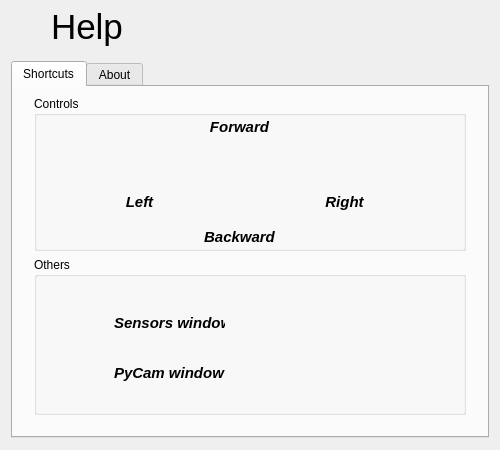
<?xml version="1.0" encoding="UTF-8"?>
<ui version="4.0">
 <class>Dialog</class>
 <widget class="QDialog" name="Dialog">
  <property name="geometry">
   <rect>
    <x>0</x>
    <y>0</y>
    <width>500</width>
    <height>450</height>
   </rect>
  </property>
  <property name="minimumSize">
   <size>
    <width>500</width>
    <height>450</height>
   </size>
  </property>
  <property name="maximumSize">
   <size>
    <width>500</width>
    <height>450</height>
   </size>
  </property>
  <property name="windowTitle">
   <string>Help</string>
  </property>
  <layout class="QGridLayout" name="gridLayout">
   <property name="topMargin">
    <number>7</number>
   </property>
   <property name="bottomMargin">
    <number>12</number>
   </property>
   <property name="verticalSpacing">
    <number>4</number>
   </property>
   <item row="0" column="0">
    <layout class="QHBoxLayout" name="horizontalLayout">
     <item>
      <widget class="QLabel" name="label">
       <property name="maximumSize">
        <size>
         <width>40</width>
         <height>40</height>
        </size>
       </property>
       <property name="font">
        <font>
         <pointsize>26</pointsize>
        </font>
       </property>
       <property name="text">
        <string/>
       </property>
       <property name="pixmap">
        <pixmap resource="resources.qrc">:/resources/img/resources/img/ButtonInfo-01.png</pixmap>
       </property>
       <property name="scaledContents">
        <bool>true</bool>
       </property>
      </widget>
     </item>
     <item>
      <widget class="QLabel" name="label_2">
       <property name="font">
        <font>
         <pointsize>26</pointsize>
        </font>
       </property>
       <property name="text">
        <string>Help</string>
       </property>
      </widget>
     </item>
    </layout>
   </item>
   <item row="1" column="0">
    <spacer name="verticalSpacer">
     <property name="orientation">
      <enum>Qt::Vertical</enum>
     </property>
     <property name="sizeType">
      <enum>QSizePolicy::Minimum</enum>
     </property>
     <property name="sizeHint" stdset="0">
      <size>
       <width>20</width>
       <height>10</height>
      </size>
     </property>
    </spacer>
   </item>
   <item row="2" column="0">
    <widget class="QTabWidget" name="tabWidget">
     <property name="currentIndex">
      <number>0</number>
     </property>
     <widget class="QWidget" name="tab_4">
      <attribute name="title">
       <string>Shortcuts</string>
      </attribute>
      <layout class="QGridLayout" name="gridLayout_2">
       <property name="leftMargin">
        <number>21</number>
       </property>
       <property name="rightMargin">
        <number>21</number>
       </property>
       <property name="bottomMargin">
        <number>21</number>
       </property>
       <item row="0" column="0">
        <widget class="QGroupBox" name="groupBox">
         <property name="minimumSize">
          <size>
           <width>0</width>
           <height>0</height>
          </size>
         </property>
         <property name="maximumSize">
          <size>
           <width>16777215</width>
           <height>155</height>
          </size>
         </property>
         <property name="title">
          <string>Controls</string>
         </property>
         <widget class="QLabel" name="label_9">
          <property name="geometry">
           <rect>
            <x>280</x>
            <y>90</y>
            <width>61</width>
            <height>31</height>
           </rect>
          </property>
          <property name="font">
           <font>
            <pointsize>11</pointsize>
            <weight>75</weight>
            <italic>true</italic>
            <bold>true</bold>
           </font>
          </property>
          <property name="text">
           <string>Right</string>
          </property>
          <property name="alignment">
           <set>Qt::AlignCenter</set>
          </property>
         </widget>
         <widget class="QLabel" name="label_6">
          <property name="geometry">
           <rect>
            <x>180</x>
            <y>80</y>
            <width>50</width>
            <height>50</height>
           </rect>
          </property>
          <property name="maximumSize">
           <size>
            <width>16777215</width>
            <height>16777215</height>
           </size>
          </property>
          <property name="text">
           <string/>
          </property>
          <property name="pixmap">
           <pixmap resource="resources.qrc">:/resources/img/resources/img/Keys/bas.png</pixmap>
          </property>
          <property name="scaledContents">
           <bool>true</bool>
          </property>
         </widget>
         <widget class="QLabel" name="label_3">
          <property name="geometry">
           <rect>
            <x>160</x>
            <y>20</y>
            <width>91</width>
            <height>21</height>
           </rect>
          </property>
          <property name="font">
           <font>
            <pointsize>11</pointsize>
            <weight>75</weight>
            <italic>true</italic>
            <bold>true</bold>
           </font>
          </property>
          <property name="text">
           <string>Forward</string>
          </property>
          <property name="alignment">
           <set>Qt::AlignCenter</set>
          </property>
         </widget>
         <widget class="QLabel" name="label_10">
          <property name="geometry">
           <rect>
            <x>80</x>
            <y>90</y>
            <width>51</width>
            <height>31</height>
           </rect>
          </property>
          <property name="font">
           <font>
            <pointsize>11</pointsize>
            <weight>75</weight>
            <italic>true</italic>
            <bold>true</bold>
           </font>
          </property>
          <property name="text">
           <string>Left</string>
          </property>
          <property name="alignment">
           <set>Qt::AlignCenter</set>
          </property>
         </widget>
         <widget class="QLabel" name="label_4">
          <property name="geometry">
           <rect>
            <x>180</x>
            <y>40</y>
            <width>50</width>
            <height>50</height>
           </rect>
          </property>
          <property name="maximumSize">
           <size>
            <width>16777215</width>
            <height>16777215</height>
           </size>
          </property>
          <property name="text">
           <string/>
          </property>
          <property name="pixmap">
           <pixmap resource="resources.qrc">:/resources/img/resources/img/Keys/haut.png</pixmap>
          </property>
          <property name="scaledContents">
           <bool>true</bool>
          </property>
         </widget>
         <widget class="QLabel" name="label_8">
          <property name="geometry">
           <rect>
            <x>130</x>
            <y>80</y>
            <width>50</width>
            <height>50</height>
           </rect>
          </property>
          <property name="maximumSize">
           <size>
            <width>16777215</width>
            <height>16777215</height>
           </size>
          </property>
          <property name="text">
           <string/>
          </property>
          <property name="pixmap">
           <pixmap resource="resources.qrc">:/resources/img/resources/img/Keys/gauche.png</pixmap>
          </property>
          <property name="scaledContents">
           <bool>true</bool>
          </property>
         </widget>
         <widget class="QLabel" name="label_11">
          <property name="geometry">
           <rect>
            <x>160</x>
            <y>130</y>
            <width>91</width>
            <height>21</height>
           </rect>
          </property>
          <property name="font">
           <font>
            <pointsize>11</pointsize>
            <weight>75</weight>
            <italic>true</italic>
            <bold>true</bold>
           </font>
          </property>
          <property name="text">
           <string>Backward</string>
          </property>
          <property name="alignment">
           <set>Qt::AlignCenter</set>
          </property>
         </widget>
         <widget class="QLabel" name="label_7">
          <property name="geometry">
           <rect>
            <x>230</x>
            <y>80</y>
            <width>50</width>
            <height>50</height>
           </rect>
          </property>
          <property name="maximumSize">
           <size>
            <width>16777215</width>
            <height>16777215</height>
           </size>
          </property>
          <property name="text">
           <string/>
          </property>
          <property name="pixmap">
           <pixmap resource="resources.qrc">:/resources/img/resources/img/Keys/droite.png</pixmap>
          </property>
          <property name="scaledContents">
           <bool>true</bool>
          </property>
         </widget>
        </widget>
       </item>
       <item row="1" column="0">
        <widget class="QGroupBox" name="groupBox_2">
         <property name="title">
          <string>Others</string>
         </property>
         <widget class="QLabel" name="label_5">
          <property name="geometry">
           <rect>
            <x>20</x>
            <y>40</y>
            <width>50</width>
            <height>50</height>
           </rect>
          </property>
          <property name="maximumSize">
           <size>
            <width>16777215</width>
            <height>16777215</height>
           </size>
          </property>
          <property name="text">
           <string/>
          </property>
          <property name="pixmap">
           <pixmap resource="resources.qrc">:/resources/img/resources/img/Keys/c.png</pixmap>
          </property>
          <property name="scaledContents">
           <bool>true</bool>
          </property>
         </widget>
         <widget class="QLabel" name="label_12">
          <property name="geometry">
           <rect>
            <x>80</x>
            <y>50</y>
            <width>111</width>
            <height>31</height>
           </rect>
          </property>
          <property name="font">
           <font>
            <pointsize>11</pointsize>
            <weight>75</weight>
            <italic>true</italic>
            <bold>true</bold>
           </font>
          </property>
          <property name="text">
           <string>Sensors window</string>
          </property>
          <property name="alignment">
           <set>Qt::AlignLeading|Qt::AlignLeft|Qt::AlignVCenter</set>
          </property>
         </widget>
         <widget class="QLabel" name="label_13">
          <property name="geometry">
           <rect>
            <x>80</x>
            <y>100</y>
            <width>111</width>
            <height>31</height>
           </rect>
          </property>
          <property name="font">
           <font>
            <pointsize>11</pointsize>
            <weight>75</weight>
            <italic>true</italic>
            <bold>true</bold>
           </font>
          </property>
          <property name="text">
           <string>PyCam window</string>
          </property>
          <property name="alignment">
           <set>Qt::AlignLeading|Qt::AlignLeft|Qt::AlignVCenter</set>
          </property>
         </widget>
         <widget class="QLabel" name="label_14">
          <property name="geometry">
           <rect>
            <x>20</x>
            <y>90</y>
            <width>50</width>
            <height>50</height>
           </rect>
          </property>
          <property name="maximumSize">
           <size>
            <width>16777215</width>
            <height>16777215</height>
           </size>
          </property>
          <property name="text">
           <string/>
          </property>
          <property name="pixmap">
           <pixmap resource="resources.qrc">:/resources/img/resources/img/Keys/v.png</pixmap>
          </property>
          <property name="scaledContents">
           <bool>true</bool>
          </property>
         </widget>
        </widget>
       </item>
      </layout>
     </widget>
     <widget class="QWidget" name="tab_5">
      <attribute name="title">
       <string>About</string>
      </attribute>
      <widget class="QLabel" name="label_15">
       <property name="geometry">
        <rect>
         <x>20</x>
         <y>10</y>
         <width>431</width>
         <height>31</height>
        </rect>
       </property>
       <property name="font">
        <font>
         <pointsize>24</pointsize>
         <weight>75</weight>
         <bold>true</bold>
        </font>
       </property>
       <property name="text">
        <string>PyRobot ©</string>
       </property>
      </widget>
      <widget class="QLabel" name="label_16">
       <property name="geometry">
        <rect>
         <x>40</x>
         <y>60</y>
         <width>271</width>
         <height>16</height>
        </rect>
       </property>
       <property name="font">
        <font>
         <weight>75</weight>
         <italic>true</italic>
         <bold>true</bold>
        </font>
       </property>
       <property name="text">
        <string>Programmers :</string>
       </property>
      </widget>
      <widget class="QLabel" name="label_17">
       <property name="geometry">
        <rect>
         <x>60</x>
         <y>80</y>
         <width>161</width>
         <height>16</height>
        </rect>
       </property>
       <property name="text">
        <string>Lefranc Joaquim</string>
       </property>
      </widget>
      <widget class="QLabel" name="label_18">
       <property name="geometry">
        <rect>
         <x>40</x>
         <y>110</y>
         <width>271</width>
         <height>16</height>
        </rect>
       </property>
       <property name="font">
        <font>
         <weight>75</weight>
         <italic>true</italic>
         <bold>true</bold>
        </font>
       </property>
       <property name="text">
        <string>Icons :</string>
       </property>
      </widget>
      <widget class="QLabel" name="label_19">
       <property name="geometry">
        <rect>
         <x>60</x>
         <y>130</y>
         <width>221</width>
         <height>16</height>
        </rect>
       </property>
       <property name="text">
        <string>From www.iconarchive.com</string>
       </property>
      </widget>
      <widget class="QLabel" name="label_20">
       <property name="geometry">
        <rect>
         <x>40</x>
         <y>160</y>
         <width>271</width>
         <height>16</height>
        </rect>
       </property>
       <property name="font">
        <font>
         <weight>75</weight>
         <italic>true</italic>
         <bold>true</bold>
        </font>
       </property>
       <property name="text">
        <string>Used tools :</string>
       </property>
      </widget>
      <widget class="QLabel" name="label_21">
       <property name="geometry">
        <rect>
         <x>60</x>
         <y>180</y>
         <width>321</width>
         <height>20</height>
        </rect>
       </property>
       <property name="text">
        <string>Python 3, PyQt5, Raspberry Pi with Raspbian</string>
       </property>
      </widget>
      <widget class="QLabel" name="label_22">
       <property name="geometry">
        <rect>
         <x>280</x>
         <y>240</y>
         <width>51</width>
         <height>61</height>
        </rect>
       </property>
       <property name="text">
        <string/>
       </property>
       <property name="pixmap">
        <pixmap resource="resources.qrc">:/resources/img/resources/img/rasp.png</pixmap>
       </property>
       <property name="scaledContents">
        <bool>true</bool>
       </property>
      </widget>
      <widget class="QLabel" name="label_23">
       <property name="geometry">
        <rect>
         <x>120</x>
         <y>240</y>
         <width>61</width>
         <height>61</height>
        </rect>
       </property>
       <property name="text">
        <string/>
       </property>
       <property name="pixmap">
        <pixmap resource="resources.qrc">:/resources/img/resources/img/qt_logo.png</pixmap>
       </property>
       <property name="scaledContents">
        <bool>true</bool>
       </property>
      </widget>
      <widget class="QLabel" name="label_24">
       <property name="geometry">
        <rect>
         <x>200</x>
         <y>240</y>
         <width>61</width>
         <height>61</height>
        </rect>
       </property>
       <property name="text">
        <string/>
       </property>
       <property name="pixmap">
        <pixmap resource="resources.qrc">:/resources/img/resources/img/python.png</pixmap>
       </property>
       <property name="scaledContents">
        <bool>true</bool>
       </property>
      </widget>
     </widget>
    </widget>
   </item>
  </layout>
 </widget>
 <resources>
  <include location="resources.qrc"/>
 </resources>
 <connections/>
</ui>
